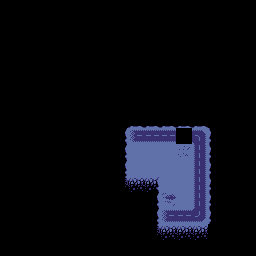

The image is a tile-based game level rendered from a .tmx file. Its description and complete source (layers, tilesets, objects, tile grids) follow:
An orthogonal 16x16 tile map with 16x16 px tiles, 2 tile layers (Terrain_1, Terrain_2), 8 tilesets and 5 objects.

<map version="1.10" tiledversion="1.12.2" orientation="orthogonal" renderorder="right-down" width="16" height="16" tilewidth="16" tileheight="16" infinite="0" nextlayerid="5" nextobjectid="25">
 <tileset firstgid="1" source="../tilesets/terrain.tsx" />
 <tileset firstgid="67" source="../tilesets/building_1.tsx" />
 <tileset firstgid="69" source="../tilesets/unit_1.tsx" />
 <tileset firstgid="71" source="../tilesets/unit_3.tsx" />
 <tileset firstgid="73" source="../tilesets/spacebodies.tsx" />
 <tileset firstgid="79" source="../tilesets/building_4.tsx" />
 <tileset firstgid="81" source="../tilesets/tank.tsx" />
 <tileset firstgid="83" source="../tilesets/building_2.tsx" />
 <objectgroup id="4" name="Space">
  <object id="13" gid="76" x="64" y="224" width="16" height="16" />
  <object id="14" gid="78" x="32" y="48" width="16" height="16" />
 </objectgroup>
 <layer id="1" name="Terrain_1" width="16" height="16">
  <data encoding="csv">
0,0,0,0,0,0,0,0,0,0,0,0,0,0,0,0,
0,0,0,0,0,0,0,0,0,0,0,0,0,0,0,0,
0,0,0,0,0,0,0,0,0,0,0,0,0,0,0,0,
0,0,0,0,0,0,0,0,0,0,0,0,0,0,0,0,
0,0,0,0,0,0,0,0,0,0,0,0,0,0,0,0,
0,0,0,0,0,0,0,0,0,0,0,0,0,0,0,0,
0,0,0,0,0,0,0,0,0,0,0,0,0,0,0,0,
0,0,0,0,0,0,0,0,7,7,7,7,7,0,0,0,
0,0,0,0,0,0,0,6,25,4,4,0,13,8,0,0,
0,0,0,0,0,0,0,6,5,5,5,1,3,8,0,0,
0,0,0,0,0,0,0,6,5,5,5,5,3,8,0,0,
0,0,0,0,0,0,0,10,9,30,5,5,3,8,0,0,
0,0,0,0,0,0,0,0,0,6,2,5,3,8,0,0,
0,0,0,0,0,0,0,0,0,6,25,4,24,8,0,0,
0,0,0,0,0,0,0,0,0,10,9,9,9,0,0,0,
0,0,0,0,0,0,0,0,0,0,0,0,0,0,0,0
</data>
 </layer>
 <layer id="3" name="Terrain_2" width="16" height="16">
  <data encoding="csv">
0,0,0,0,0,0,0,0,0,0,0,0,0,0,0,0,
0,0,0,0,0,0,0,0,0,0,0,0,0,0,0,0,
0,0,0,0,0,0,0,0,0,0,0,0,0,0,0,0,
0,0,0,0,0,0,0,0,0,0,0,0,0,0,0,0,
0,0,0,0,0,0,0,0,0,0,0,0,0,0,0,0,
0,0,0,0,0,0,0,0,0,0,0,0,0,0,0,0,
0,0,0,0,0,0,0,0,0,0,0,0,0,0,0,0,
0,0,0,0,0,0,0,0,0,0,0,0,0,0,0,0,
0,0,0,0,0,0,0,0,0,0,0,0,0,0,0,0,
0,0,0,0,0,0,0,0,0,0,0,0,0,0,0,0,
0,0,0,0,0,0,0,0,0,0,0,0,0,0,0,0,
0,0,0,0,0,0,0,0,0,0,0,0,0,0,0,0,
0,0,0,0,0,0,0,0,0,0,0,0,0,0,0,0,
0,0,0,0,0,0,0,0,0,0,0,0,0,0,0,0,
0,0,0,0,0,0,0,0,0,0,0,0,0,0,0,0,
0,0,0,0,0,0,0,0,0,0,0,0,0,0,0,0
</data>
 </layer>
 <objectgroup id="2" name="Building">
  <object id="16" gid="79" x="176" y="208" width="16" height="48">
   <properties>
    <property name="Destructible" type="bool" value="true" />
   </properties>
  </object>
  <object id="20" gid="4" x="176" y="144" width="16" height="16">
   <properties>
    <property name="Block" type="bool" value="true" />
   </properties>
  </object>
  <object id="24" gid="67" x="128" y="176" width="32" height="32">
   <properties>
    <property name="Destructible" type="bool" value="true" />
   </properties>
  </object>
 </objectgroup>
</map>
